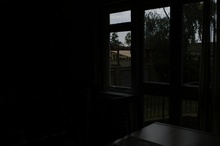
%> input picture Images/A.jpg, 220 x 146 px, shrunk from 752 x 500 before the run
$ octave --eval "result = obtain_Constrast(imread('Images/A.jpg'));"   (GNU Octave 9; MATLAB toolbox functions it lacks are replaced by stand-ins)
%> lines starting %> are read from the running program, lines starting %| are printed output that depends on the picture
### spatialFiltering.m
function output = spatialFiltering(input, mask)
%> called with mask = [0 1 0; 1 -4 1; 0 1 0]
    [M, N, C] = size(input);
%> M = 146; N = 220; C = 1
    output = zeros(M, N, C, "single");
%     edit_image = padarray(input,[1 1]);
    edit_image = padarray(input,[1 1],"replicate");
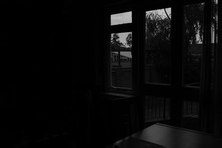
%> edit_image: size 148x222 uint8; min 0, max 202, mean 9.3
%     edit_image = input;

    if(size(edit_image)==size(input))
        for x = 2 : M-1
            for y = 2 : N-1
                for i = 1:3
                    for j = 1:3

                         output(x-1,y-1) = output(x-1,y-1) + mask(i,j) * edit_image(x-i+2,y-j+2);
                    end
                end

            end
        end

    else
        for x = 2 : M+1
            for y = 2 : N+1
                for i = 1:3
                    for j = 1:3
                         output(x-1,y-1) = output(x-1,y-1) + mask(i,j) * edit_image(x-i+2,y-j+2);
                    end
                end

            end
        end
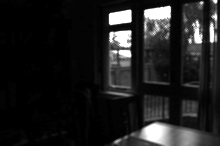
%> output: size 146x220 single; min 0, max 255, mean 30.5
    end
end

### laplacianFiltering.m
function [output, scaledLaplacian] = laplacianFiltering(input, laplacianMask, scale)

    scaledLaplacian = scale * spatialFiltering(input, laplacianMask);

    output = input + scaledLaplacian;
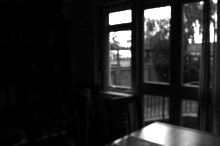
%> output: size 146x220 uint8; min 0, max 255, mean 35.5
end

### obtain_Constrast.m
function C = obtain_Constrast(input)
    % obtain the gray image of the rgb image and get the Laplacian filter response

    gray = rgb2gray(input);

    scale = 1;
    laplacianMask = [0,1,0;1,-4,1;0,1,0];

%     C = abs(imfilter(input,laplacianMask,'replicate'));

    [~, scaledLaplacian] = laplacianFiltering(gray, laplacianMask, scale);
    C = scaledLaplacian;
end
